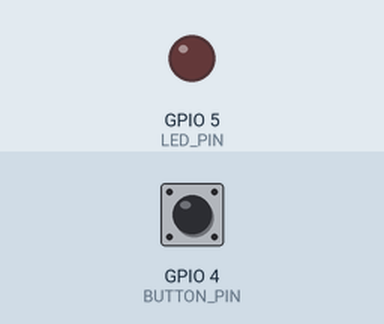
Recording of a sketch running on a simulated ESP32. On the bench: output pins drawn as LEDs (lit = HIGH). Inputs (shaded band) come from the test bench; at power-on: GPIO 4 (BUTTON_PIN) HIGH.

Above: at 1.2 s.
1.3 s: GPIO 4 (BUTTON_PIN) pulled LOW for 0.15 s
At 2.1 s:
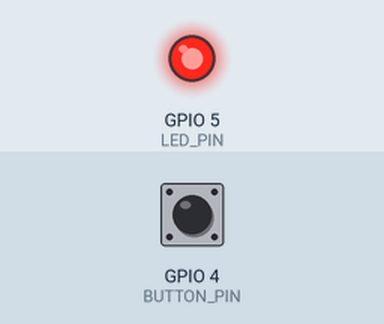
2.9 s: GPIO 4 (BUTTON_PIN) pulled LOW for 1 s
At 3.3 s:
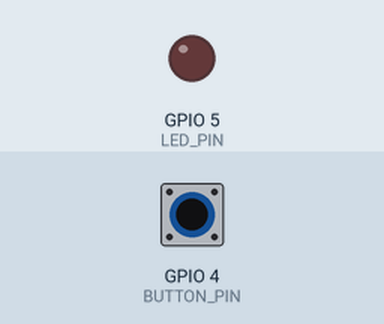
5.4 s: GPIO 4 (BUTTON_PIN) pulled LOW for 3.2 s
At 6.4 s:
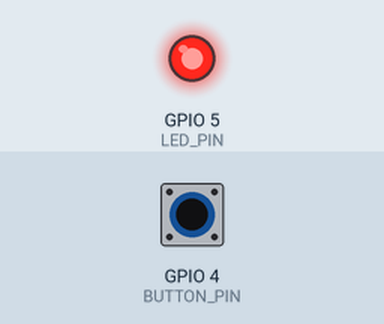
Timing chart, 0 to 8.4 s (numbered marks = the images above; inputs shaded):
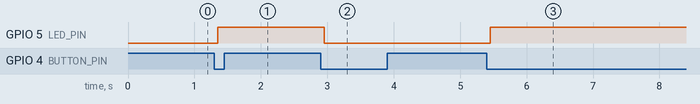

Measured:
- after the input at 1.3 s, GPIO 5 (LED_PIN): LOW → HIGH after 0.05 s
- after the input at 2.9 s, GPIO 5 (LED_PIN): HIGH → LOW after 0.05 s
- after the input at 5.4 s, GPIO 5 (LED_PIN): LOW → HIGH after 0.05 s

The sketch:

sketch.ino
```cpp
const int BUTTON_PIN = 4; // Push button connected to GPIO 4
const int LED_PIN = 5;    // External LED connected to GPIO 5

// State Variables
int ledState = LOW;         // Current state of the LED
int buttonState = HIGH;     // Current reading from the button pin
int lastButtonState = HIGH; // Previous reading from the button pin

// Debounce Variables
unsigned long lastDebounceTime = 0;
const unsigned long debounceDelay = 50; // 50ms debounce threshold

void setup() {
  pinMode(BUTTON_PIN, INPUT_PULLUP); // Internal pull-up (Pressed = LOW)
  pinMode(LED_PIN, OUTPUT);
  digitalWrite(LED_PIN, ledState);
}

void loop() {
  int reading = digitalRead(BUTTON_PIN);

  // Reset debounce timer if state changed (noise or press)
  if (reading != lastButtonState) {
    lastDebounceTime = millis();
  }

  // If signal remained stable longer than debounce threshold
  if ((millis() - lastDebounceTime) > debounceDelay) {
    if (reading != buttonState) {
      buttonState = reading;

      // Toggle LED when button is pressed (HIGH to LOW)
      if (buttonState == LOW) {
        ledState = !ledState;
        digitalWrite(LED_PIN, ledState);
      }
    }
  }

  lastButtonState = reading;
}
```
